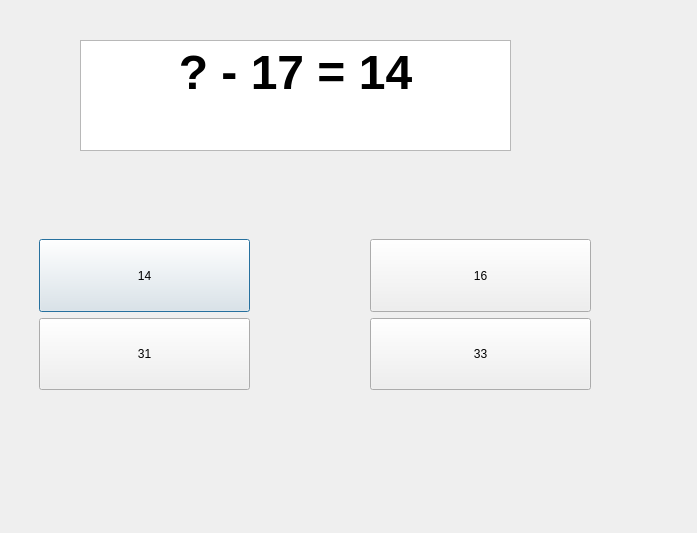
<?xml version="1.0" encoding="UTF-8"?>
<ui version="4.0">
 <class>Dialog1</class>
 <widget class="QDialog" name="Dialog1">
  <property name="geometry">
   <rect>
    <x>0</x>
    <y>0</y>
    <width>697</width>
    <height>533</height>
   </rect>
  </property>
  <property name="windowTitle">
   <string>Dialog</string>
  </property>
  <property name="styleSheet">
   <string notr="true">background-image: url(:/generic/background.png);</string>
  </property>
  <widget class="QTextEdit" name="textEdit">
   <property name="geometry">
    <rect>
     <x>80</x>
     <y>40</y>
     <width>431</width>
     <height>111</height>
    </rect>
   </property>
   <property name="styleSheet">
    <string notr="true">background-image: url(:/generic/card_back.png);</string>
   </property>
   <property name="readOnly">
    <bool>true</bool>
   </property>
   <property name="html">
    <string>&lt;!DOCTYPE HTML PUBLIC &quot;-//W3C//DTD HTML 4.0//EN&quot; &quot;http://www.w3.org/TR/REC-html40/strict.dtd&quot;&gt;
&lt;html&gt;&lt;head&gt;&lt;meta name=&quot;qrichtext&quot; content=&quot;1&quot; /&gt;&lt;meta charset=&quot;utf-8&quot; /&gt;&lt;style type=&quot;text/css&quot;&gt;
p, li { white-space: pre-wrap; }
&lt;/style&gt;&lt;/head&gt;&lt;body style=&quot; font-family:'Segoe UI'; font-size:9pt; font-weight:400; font-style:normal;&quot;&gt;
&lt;p align=&quot;center&quot; style=&quot; margin-top:0px; margin-bottom:0px; margin-left:0px; margin-right:0px; -qt-block-indent:0; text-indent:0px;&quot;&gt;&lt;span style=&quot; font-size:36pt; font-weight:700;&quot;&gt;? - 17 = 14&lt;/span&gt;&lt;/p&gt;&lt;/body&gt;&lt;/html&gt;</string>
   </property>
  </widget>
  <widget class="QWidget" name="verticalLayoutWidget">
   <property name="geometry">
    <rect>
     <x>39</x>
     <y>239</y>
     <width>211</width>
     <height>151</height>
    </rect>
   </property>
   <layout class="QVBoxLayout" name="verticalLayout">
    <item>
     <widget class="QPushButton" name="pushButton_2">
      <property name="sizePolicy">
       <sizepolicy hsizetype="Minimum" vsizetype="Minimum">
        <horstretch>0</horstretch>
        <verstretch>0</verstretch>
       </sizepolicy>
      </property>
      <property name="styleSheet">
       <string notr="true">background-image: url(:/generic/card_back.png);</string>
      </property>
      <property name="text">
       <string>14</string>
      </property>
     </widget>
    </item>
    <item>
     <widget class="QPushButton" name="pushButton">
      <property name="sizePolicy">
       <sizepolicy hsizetype="Minimum" vsizetype="Minimum">
        <horstretch>0</horstretch>
        <verstretch>0</verstretch>
       </sizepolicy>
      </property>
      <property name="styleSheet">
       <string notr="true">background-image: url(:/generic/card_back.png);</string>
      </property>
      <property name="text">
       <string>31</string>
      </property>
     </widget>
    </item>
   </layout>
  </widget>
  <widget class="QWidget" name="verticalLayoutWidget_2">
   <property name="geometry">
    <rect>
     <x>370</x>
     <y>239</y>
     <width>221</width>
     <height>151</height>
    </rect>
   </property>
   <layout class="QVBoxLayout" name="verticalLayout_2">
    <item>
     <widget class="QPushButton" name="pushButton_4">
      <property name="sizePolicy">
       <sizepolicy hsizetype="Minimum" vsizetype="Minimum">
        <horstretch>0</horstretch>
        <verstretch>0</verstretch>
       </sizepolicy>
      </property>
      <property name="styleSheet">
       <string notr="true">background-image: url(:/generic/card_back.png);</string>
      </property>
      <property name="text">
       <string>16</string>
      </property>
     </widget>
    </item>
    <item>
     <widget class="QPushButton" name="pushButton_3">
      <property name="sizePolicy">
       <sizepolicy hsizetype="Minimum" vsizetype="Minimum">
        <horstretch>0</horstretch>
        <verstretch>0</verstretch>
       </sizepolicy>
      </property>
      <property name="styleSheet">
       <string notr="true">background-image: url(:/generic/card_back.png);</string>
      </property>
      <property name="text">
       <string>33</string>
      </property>
     </widget>
    </item>
   </layout>
  </widget>
 </widget>
 <resources/>
 <connections/>
</ui>
